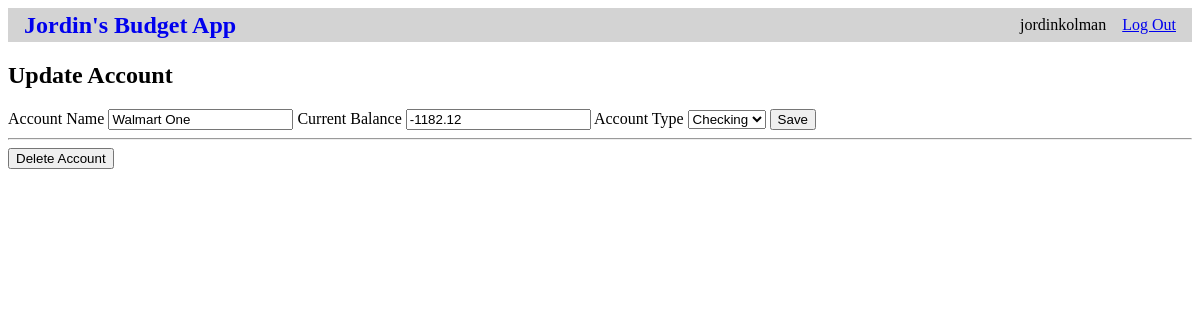
The app's page /1/update_account (signed in), older data.
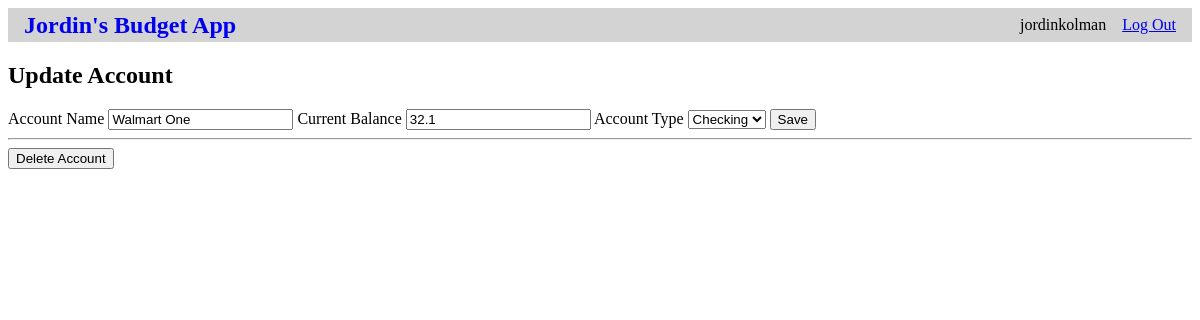
The same page, newer data.
### tables this page shows
CREATE TABLE user (
    id INTEGER PRIMARY KEY,
    username TEXT UNIQUE NOT NULL,
    password TEXT NOT NULL
);

CREATE TABLE accounts (
    id INTEGER PRIMARY KEY,
    user_id INTEGER NOT NULL,
    name TEXT UNIQUE NOT NULL,
    balance REAL NOT NULL,
    type_id TEXT NOT NULL,
    FOREIGN KEY (user_id) REFERENCES users (id),
    FOREIGN KEY (type_id) REFERENCES account_types (id)
);

### budget_app/budget.py (the view, shortened to what this page needs)
@bp.route("/<int:id>/update_account", methods=("GET", "POST"))
@login_required
def update_account(id):
    account = get_account(id)
    db = get_db()
    types = db.execute('SELECT id, name FROM account_types')
    return render_template("budget/update_account.html", account=account, types=types)

### budget_app/auth.py (called while the page is built)
@bp.before_app_request
def load_logged_in_user():
    user_id = session.get('user_id')
    if user_id is None:
        g.user = None
    else:
        g.user = get_db().execute(
            'SELECT * FROM user WHERE id = ?', (user_id,)
        ).fetchone()

def login_required(view):
    @functools.wraps(view)
    def wrapped_view(**kwargs):
        if g.user is None:
            return redirect(url_for('auth.login'))
        return view(**kwargs)
    return wrapped_view

### budget_app/budget.py (called while the page is built)
def get_account(id, check_user=True):
    account = (
        get_db()
        .execute(
            "SELECT a.id, a.name, balance, ty.name, user_id, username"
            " FROM accounts a JOIN user u ON a.user_id = u.id"
            " JOIN account_types ty ON a.type_id = ty.id"
            " WHERE a.id = ?",
            (id,),
        )
        .fetchone()
    )
    if account is None:
        abort(404, f"Account ID {id} doesn't exist")
    if check_user and account["user_id"] != g.user["id"]:
        abort(403)
    return account

### budget_app/db.py (called while the page is built)
def get_db():
    if 'db' not in g:
        g.db = sqlite3.connect(
            current_app.config['DATABASE'],
            detect_types=sqlite3.PARSE_DECLTYPES
        )
        g.db.row_factory = sqlite3.Row
    return g.db

### budget_app/templates/budget/update_account.html
{% extends 'base.html' %}
{% block header %}
    <h1>{% block title %}Update Account {{ account["account_name"] }}{% endblock %}</h1>
{% endblock %}
{% block content %}
    <form method="post">
        <label for="name">Account Name</label>
        <input name="name" id="account_name" value="{{ request.form['name'] or account['name'] }}" required>
        <label for="balance">Current Balance</label>
        <input name="balance" id="account_balance" value="{{ request.form['balance'] or account['balance']}}">
        <label for="account_type">Account Type</label>
        <select name="account_type" id="account_type">
            {% for type in types %}
                <option value="{{ type.name }}">{{ type['name'] }}</option>
            {% endfor %}
        </select>
        <input type="submit" value="Save">
    </form>
    <hr>
    <form action="{{ url_for('budget.delete_account', id=account['id']) }}" method="post">
        <input class="danger" type="submit" value="Delete Account" onclick="return confirm('Are you sure?');">
    </form>
{% endblock %}

### budget_app/templates/base.html (shortened to what this page needs)
<!DOCTYPE html>
<html lang="en">
<head>
    <link rel="stylesheet" href="{{ url_for('static', filename='style.css')}}">
</head>
<body>
    <nav>
        <h1><a href="./">Jordin's Budget App</a></h1>
        <ul>
            {% if g.user %}
                <li><span>{{ g.user['username'] }}</span></li>
                <li><a href="{{ url_for('auth.logout') }}">Log Out</a></li>
            {% else %}
                <li><a href="{{ url_for('auth.register') }}">Register</a></li>
                <li><a href="{{ url_for('auth.login') }}">Log In</a></li>
            {% endif %}
        </ul>
    </nav>
    <section class="content">
        <header>{% block header %}{% endblock %}</header>
        {% block content %}{% endblock %}
    </section>
</body>
</html>

### budget_app/static/style.css (style rules this page uses)
nav { background: lightgray; display: flex; align-items: center; padding: 0 0.5rem; }
nav h1 { flex: auto; margin: 0; }
nav h1 a { text-decoration: none; padding: 0.25rem 0.5rem; }
nav ul { display: flex; list-style: none; margin: 0; padding: 0; }
nav ul li a, nav ul li span, header .action { display: block; padding: 0.5rem; }

Row changes from the older to the newer data that the page shows:
changed accounts "Walmart One": balance "-1182.12" → "32.1"
